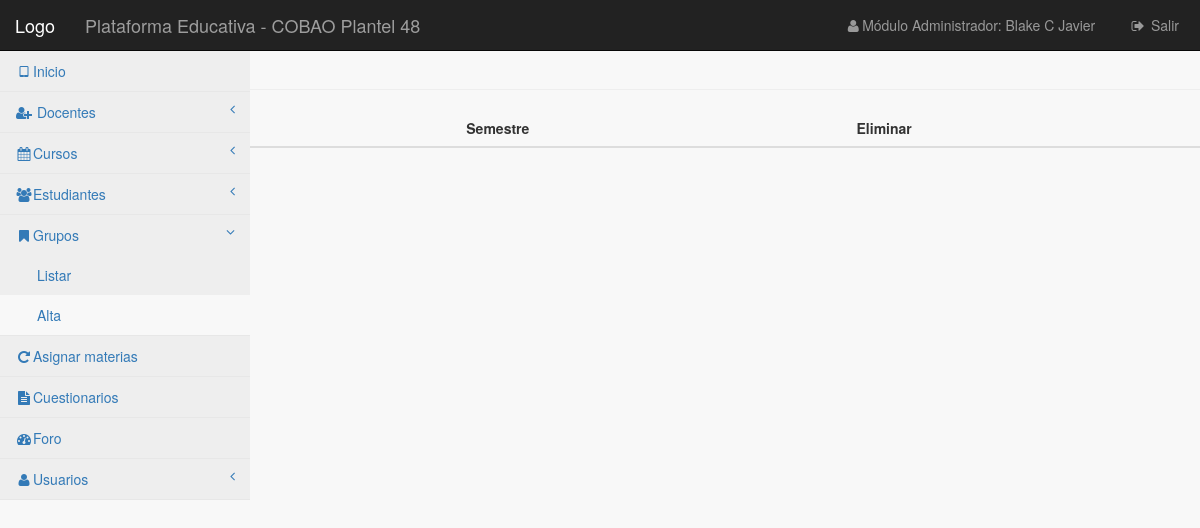
/vistas/grupos/listar-a.php (signed in), run on an earlier commit of the app's database.
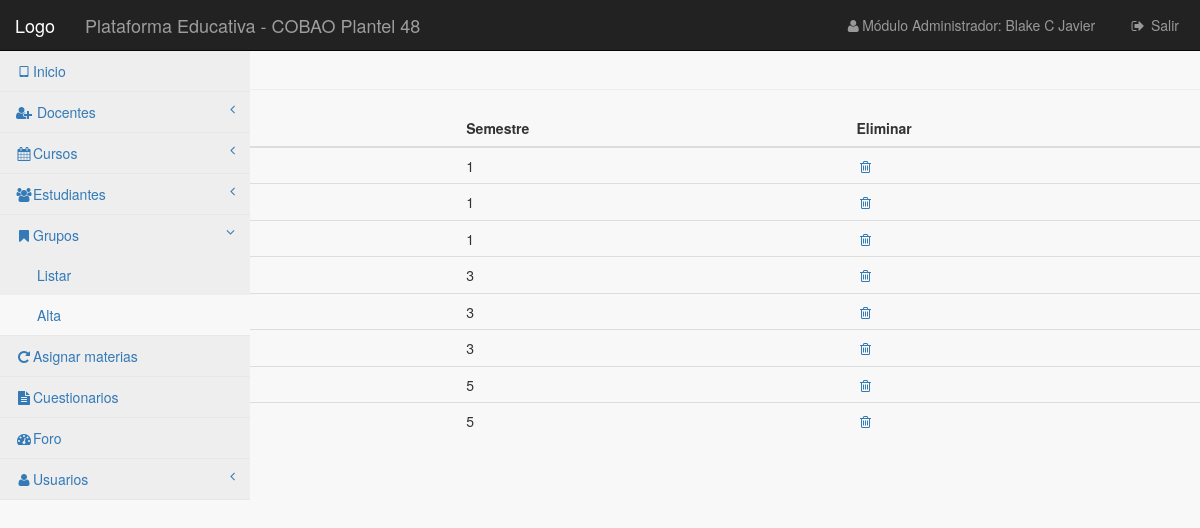
And on a later commit of the database.
### tables this page shows
CREATE TABLE `grupo` (
  `id` int(11) NOT NULL,
  `nombre` varchar(30) DEFAULT NULL,
  `semestre` char(1) DEFAULT NULL,
  `personal_id` int(11) DEFAULT NULL,
  `estudiante_id` int(11) DEFAULT NULL
);

### librerias/Simple_sessions.php (called while the page is built, shortened)
<?php
class Simple_sessions{
private $my_sess;
public function  __construct($sess_name = 'simple_sessions'){
$this->my_sess = &$_SESSION;
}
public function check_sess($name){
return isset($this->my_sess[$name]);
}
public function get_value($name){
if($this->check_sess($name)){
return $this->my_sess[$name];
}
return false;
}
}
?>

### vistas/grupos/listar-a.php (the view, shortened to what this page needs)
<?php
require_once '../../librerias/Simple_sessions.php';
$obj_ses = new Simple_sessions();
if ($obj_ses->check_sess('userid')) {
    require_once '../../plantillas/header-a.php'; ?>
    <div class="row">
        <div class="col-lg-12">
            <h1 class="page-header">Lista de grupos</h1>
        </div>
    </div>
    <div class="row">
        <div class="col-lg-12">
            <div class="table-responsive">
                <table class="table">
                    <thead>
                    <tr>
                        <th>#</th>
                        <th>Nombre</th>
                        <th>Semestre</th>
                        <th>Eliminar</th>
                    </tr>
                    </thead>
                    <tbody>
                    <?php include "../../control/conexion.php";
                    $consulta = "SELECT * FROM `grupo`";
                    $ejecutar = $conexion->query($consulta);
                    $i = 0;
                    while ($datos = $ejecutar->fetch_assoc()) {
                        $id = $datos['id'];
                        echo "<tr>";
                        echo "<td>". number_format($i += 1) ."</td>";
                        echo "<td> <a href='editar-c.php?id=$id'>". $datos['nombre']  ."</a></td>";
                        echo "<td>". $datos['semestre']."</td>";
                        echo "<td><a href='../../control/grupo/eliminar-g.php?id=$id' onclick='return confirm(\"¿Eliminar?\");' <i class='fa fa-trash-o fa-fw' aria-hidden='true'></i></a></td>";
                        echo "<tr>";
                    }
                    ?>
                    </tbody>
                </table>
            </div>
        </div>
    </div>
    <?php require_once '../../plantillas/footer.php';
}
else{
    header("Location: ../../index.php");
}
?>

### plantillas/header-a.php (shortened to what this page needs)
<!DOCTYPE html>
<html lang="es">
<head>
    <link href="../../css/bootstrap.min.css" rel="stylesheet">
    <link href="../../css/metisMenu.min.css" rel="stylesheet">
    <link href="../../css/timeline.css" rel="stylesheet">
    <link href="../../css/startmin.css" rel="stylesheet">
    <link href="../../css/morris.css" rel="stylesheet">
    <link href="../../css/font-awesome.min.css" rel="stylesheet" type="text/css">
</head>
<body>
<div id="wrapper">
    <nav class="navbar navbar-inverse navbar-fixed-top" role="navigation">
        <div class="navbar-header">
            <a class="navbar-brand" href="#">Logo</a>
        </div>
        <div class="navbar-header">
            <a href="" class="navbar-brand">Plataforma Educativa - COBAO Plantel 48</a>
        </div>
        <ul class="nav navbar-right navbar-top-links">
            <li><a href="#"><i class="fa fa-user fa-fw"></i>Módulo Administrador: <?php echo $obj_ses->get_value('nombre')?></a>
            </li>
            <li><a href="../../control/cerrarSesion.php"><i class="fa fa-sign-out fa-fw"></i> Salir</a>
            </li>
        </ul>
        <div class="navbar-default sidebar" role="navigation">
            <div class="sidebar-nav navbar-collapse">
                <ul class="nav" id="side-menu">
                    <li>
                        <a href="../../menuPrincipal.php" class="active"><i class="fa fa-tablet fa-fw"></i>Inicio</a>
                    </li>
                    <li>
                        <a href="#" class="active"><i class="fa fa-user-plus fa-fw"></i> Docentes<span class="fa arrow"></span></a>
                    </li>
                    <li>
                        <a href="#" class="active"><i class="fa fa-calendar fa-fw"></i>Cursos<span class="fa arrow"></span></a>
                    </li>
                    <li>
                        <a href="#" class="active"><i class="fa fa-users fa-fw"></i>Estudiantes <span class="fa arrow"></span></a>
                    </li>
                    <li>
                        <a href="#" class="active"><i class="fa fa-bookmark fa-fw"></i>Grupos <span class="fa arrow"></span></a>
                        <ul class="nav nav-second-level">
                            <li>
                                <a href="../../vistas/grupos/listar-a.php">Listar</a>
                            </li>
                            <li>
                                <a href="../../vistas/grupos/alta-a.php">Alta</a>
                            </li>
                        </ul>
                    </li>
                    <li>
                        <a href="../../vistas/grupos/asignar.php" class="active"><i class="fa fa-repeat fa-fw"></i>Asignar materias</a>
                    </li>
                    <li>
                        <a href="#" class="active"><i class="fa fa-file-text fa-fw"></i>Cuestionarios</a>
                    </li>
                    <li>
                        <a href="#" class="active"><i class="fa fa-dashboard fa-fw"></i>Foro</a>
                    </li>
                    <li>
                        <a href="#" class="active"><i class="fa fa-user fa-fw"></i>Usuarios <span
                                class="fa arrow"></span></a>
                    </li>
                </ul>
            </div>
        </div>
    </nav>

### plantillas/footer.php (shortened to what this page needs)
</div>
</body>
</html>

### css/startmin.css (style rules this page uses)
body { background-color: #f8f8f8; }
#wrapper { width: 100%; }
.navbar-header { float: left; }
.navbar-right { text-align: right; }
.navbar-top-links { margin: 0; }
.navbar-top-links li { display: inline-block; }
.navbar-top-links li:last-child { margin-right: 6px; }
.navbar-top-links li a { padding: 15px; min-height: 50px; }
.navbar-top-links>li>a { color: #999; }
.sidebar .sidebar-nav.navbar-collapse { padding-right: 0; padding-left: 0; }
.sidebar ul li { border-bottom: 1px solid #e7e7e7; }
.sidebar ul li a.active { background-color: #eee; }
.sidebar .arrow { float: right; }
.sidebar .fa.arrow:before { content: "\f104"; }
.sidebar .active>a>.fa.arrow:before { content: "\f107"; }
.sidebar .nav-second-level li, .sidebar .nav-third-level li { border-bottom: 0!important; }
.sidebar .nav-second-level li a { padding-left: 37px; }
@media (min-width:768px) { .sidebar { z-index: 1; position: absolute; width: 250px; margin-top: 51px; } }

What changed in the data, as far as the page shows it:
added grupo: semestre "1"
added grupo: semestre "1"
added grupo: semestre "1"
added grupo: semestre "3"
added grupo: semestre "3"
added grupo: semestre "3"
added grupo: semestre "5"
added grupo: semestre "5"
